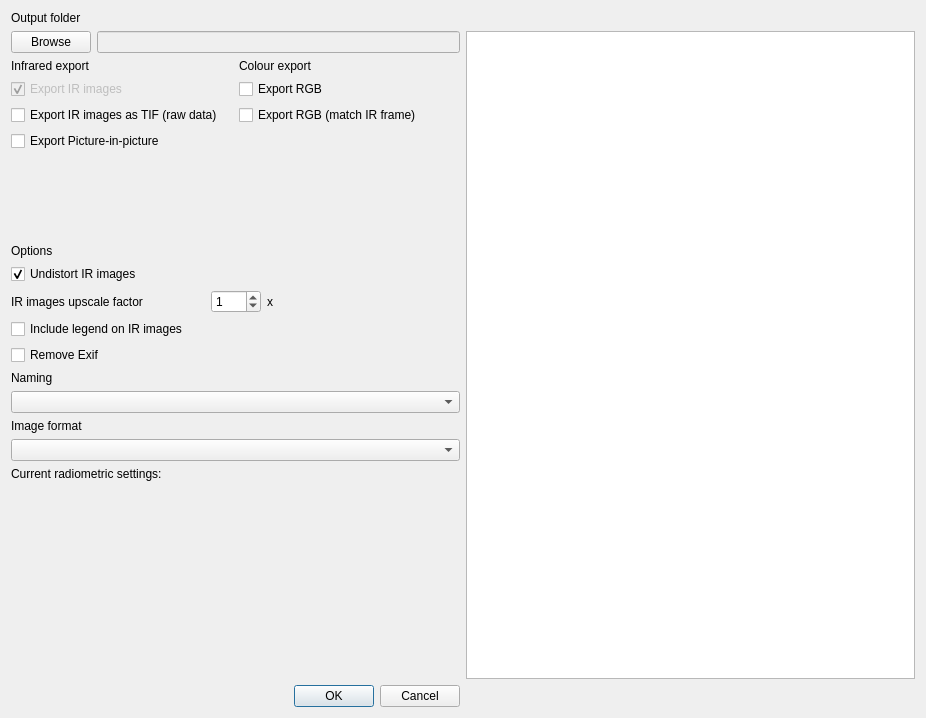
<?xml version="1.0" encoding="UTF-8"?>
<ui version="4.0">
 <class>Dialog</class>
 <widget class="QDialog" name="Dialog">
  <property name="geometry">
   <rect>
    <x>0</x>
    <y>0</y>
    <width>926</width>
    <height>718</height>
   </rect>
  </property>
  <property name="windowTitle">
   <string>Dialog</string>
  </property>
  <layout class="QGridLayout" name="gridLayout">
   <item row="0" column="0">
    <widget class="QLabel" name="label_6">
     <property name="text">
      <string>Output folder</string>
     </property>
    </widget>
   </item>
   <item row="1" column="0">
    <layout class="QVBoxLayout" name="verticalLayout">
     <item>
      <layout class="QHBoxLayout" name="horizontalLayout">
       <item>
        <widget class="QPushButton" name="pushButton">
         <property name="text">
          <string>Browse</string>
         </property>
        </widget>
       </item>
       <item>
        <widget class="QLineEdit" name="lineEdit">
         <property name="enabled">
          <bool>false</bool>
         </property>
        </widget>
       </item>
      </layout>
     </item>
     <item>
      <layout class="QHBoxLayout" name="horizontalLayout_3">
       <item>
        <layout class="QVBoxLayout" name="verticalLayout_3">
         <item>
          <widget class="QLabel" name="label_7">
           <property name="text">
            <string>Infrared export</string>
           </property>
          </widget>
         </item>
         <item>
          <widget class="QCheckBox" name="checkBox_exp_ir">
           <property name="enabled">
            <bool>false</bool>
           </property>
           <property name="text">
            <string>Export IR images</string>
           </property>
           <property name="checked">
            <bool>true</bool>
           </property>
          </widget>
         </item>
         <item>
          <widget class="QCheckBox" name="checkBox_exp_tif">
           <property name="text">
            <string>Export IR images as TIF (raw data)</string>
           </property>
          </widget>
         </item>
         <item>
          <widget class="QCheckBox" name="checkBox_exp_picpic">
           <property name="text">
            <string>Export Picture-in-picture</string>
           </property>
          </widget>
         </item>
         <item>
          <spacer name="verticalSpacer_3">
           <property name="orientation">
            <enum>Qt::Vertical</enum>
           </property>
           <property name="sizeHint" stdset="0">
            <size>
             <width>20</width>
             <height>40</height>
            </size>
           </property>
          </spacer>
         </item>
        </layout>
       </item>
       <item>
        <layout class="QVBoxLayout" name="verticalLayout_4">
         <item>
          <widget class="QLabel" name="label_8">
           <property name="text">
            <string>Colour export</string>
           </property>
          </widget>
         </item>
         <item>
          <widget class="QCheckBox" name="checkBox_exp_rgb">
           <property name="text">
            <string>Export RGB </string>
           </property>
          </widget>
         </item>
         <item>
          <widget class="QCheckBox" name="checkBox_exp_crop">
           <property name="text">
            <string>Export RGB (match IR frame)</string>
           </property>
          </widget>
         </item>
         <item>
          <spacer name="verticalSpacer_2">
           <property name="orientation">
            <enum>Qt::Vertical</enum>
           </property>
           <property name="sizeHint" stdset="0">
            <size>
             <width>20</width>
             <height>40</height>
            </size>
           </property>
          </spacer>
         </item>
        </layout>
       </item>
      </layout>
     </item>
     <item>
      <widget class="QLabel" name="label">
       <property name="text">
        <string>Options</string>
       </property>
      </widget>
     </item>
     <item>
      <widget class="QCheckBox" name="checkBox_undis">
       <property name="text">
        <string>Undistort IR images</string>
       </property>
       <property name="checked">
        <bool>true</bool>
       </property>
      </widget>
     </item>
     <item>
      <layout class="QHBoxLayout" name="horizontalLayout_2">
       <item>
        <widget class="QLabel" name="label_9">
         <property name="maximumSize">
          <size>
           <width>200</width>
           <height>16777215</height>
          </size>
         </property>
         <property name="text">
          <string>IR images upscale factor</string>
         </property>
        </widget>
       </item>
       <item>
        <widget class="QSpinBox" name="spinBox">
         <property name="maximumSize">
          <size>
           <width>50</width>
           <height>16777215</height>
          </size>
         </property>
         <property name="maximum">
          <number>5</number>
         </property>
         <property name="value">
          <number>1</number>
         </property>
        </widget>
       </item>
       <item>
        <widget class="QLabel" name="label_3">
         <property name="text">
          <string>x</string>
         </property>
        </widget>
       </item>
      </layout>
     </item>
     <item>
      <widget class="QCheckBox" name="checkBox_legend">
       <property name="text">
        <string>Include legend on IR images</string>
       </property>
      </widget>
     </item>
     <item>
      <widget class="QCheckBox" name="checkBox">
       <property name="text">
        <string>Remove Exif</string>
       </property>
      </widget>
     </item>
     <item>
      <widget class="QLabel" name="label_5">
       <property name="text">
        <string>Naming</string>
       </property>
      </widget>
     </item>
     <item>
      <widget class="QComboBox" name="comboBox_naming"/>
     </item>
     <item>
      <widget class="QLabel" name="label_4">
       <property name="text">
        <string>Image format</string>
       </property>
      </widget>
     </item>
     <item>
      <widget class="QComboBox" name="comboBox_img_format"/>
     </item>
     <item>
      <widget class="QLabel" name="label_2">
       <property name="text">
        <string>Current radiometric settings:</string>
       </property>
      </widget>
     </item>
     <item>
      <widget class="QLabel" name="label_current_settings">
       <property name="text">
        <string/>
       </property>
      </widget>
     </item>
     <item>
      <spacer name="verticalSpacer">
       <property name="orientation">
        <enum>Qt::Vertical</enum>
       </property>
       <property name="sizeHint" stdset="0">
        <size>
         <width>20</width>
         <height>40</height>
        </size>
       </property>
      </spacer>
     </item>
    </layout>
   </item>
   <item row="1" column="1">
    <widget class="QListView" name="listView"/>
   </item>
   <item row="2" column="0">
    <widget class="QDialogButtonBox" name="buttonBox">
     <property name="orientation">
      <enum>Qt::Horizontal</enum>
     </property>
     <property name="standardButtons">
      <set>QDialogButtonBox::Cancel|QDialogButtonBox::Ok</set>
     </property>
    </widget>
   </item>
  </layout>
 </widget>
 <resources/>
 <connections>
  <connection>
   <sender>buttonBox</sender>
   <signal>accepted()</signal>
   <receiver>Dialog</receiver>
   <slot>accept()</slot>
   <hints>
    <hint type="sourcelabel">
     <x>248</x>
     <y>254</y>
    </hint>
    <hint type="destinationlabel">
     <x>157</x>
     <y>274</y>
    </hint>
   </hints>
  </connection>
  <connection>
   <sender>buttonBox</sender>
   <signal>rejected()</signal>
   <receiver>Dialog</receiver>
   <slot>reject()</slot>
   <hints>
    <hint type="sourcelabel">
     <x>316</x>
     <y>260</y>
    </hint>
    <hint type="destinationlabel">
     <x>286</x>
     <y>274</y>
    </hint>
   </hints>
  </connection>
 </connections>
</ui>
